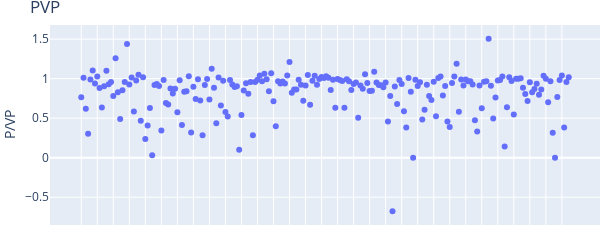

This figure's notebook cell:
### Code cell
def show_plot_scatter(metric, ticker):
    y_title = ''
    
    if metric == equity_growth:
        df_temp = df_net_worth[['Ticker', 'Growth']].rename(columns={'Growth':'Value'})
        y_title = '% Evolução Mensal'
    elif metric == pvp:
        df_temp = df_pvp[['Ticker', 'PVP']].rename(columns={'PVP':'Value'})
        y_title = 'P/VP'
    elif metric == shareholders:
        df_temp = df_current[['Ticker', 'Total_Numero_Cotistas']].rename(columns={'Total_Numero_Cotistas':'Value'})
        y_title = 'Número Cotistas'
    elif metric == liquidity:
        df_temp = df_liquidity[['Ticker', 'averageVolume']].rename(columns={'averageVolume':'Value'})
        y_title = 'Média Diária de Negócios'
    elif metric == dividend_yield:
        df_temp = df_dividend_yield[['Ticker', 'DY_Mean']].rename(columns={'DY_Mean':'Value'})
        y_title = 'DV Médio Mensal'
    elif metric == dividend_share:
        df_temp = df_dividend_quota[['Ticker', 'Growth']].rename(columns={'Growth':'Value'})
        y_title = '% Evolução Mensal'
    elif metric == vacancy:
        df_temp = df_vacancy[['Ticker', 'Vacancy']].rename(columns={'Vacancy':'Value'})
        y_title = '% Vacância'
    elif metric == default:
        df_temp = df_default[['Ticker', 'Default']].rename(columns={'Default':'Value'})
        y_title = '% Inadimplência'
        
    df_temp = df_temp.sort_values(by='Ticker', ascending=True).reset_index(drop=True)
    
    grafico = px.scatter(df_temp[['Ticker', 'Value']], x='Ticker', y='Value', title=metric)
    
    row = df_temp.loc[df_temp['Ticker'] == ticker][['Value']]
    if len(row) > 0:
        x = [ticker]
        y = row.values[0]
        grafico.add_scatter(x=x, y=y, marker=dict(size=12, line=dict(width=2, color='DarkSlateGrey')))
        
    grafico.update_traces(showlegend=False)
    grafico.update_xaxes(title_text="", showticklabels=False)
    grafico.update_yaxes(title_text=y_title)
    grafico.update_layout(width=600,
                          height=250,
                          margin=dict(l=0, r=0, t=25, b=0))
    
    return grafico

grafico = show_plot_scatter(pvp, '')
grafico

### Figure 1 — Plotly figure (JSON) as saved in the notebook; plotly's stock layout.template omitted (floating-point values rounded to 4 significant figures; data arrays with more than 128 entries replaced by an {"elided": "..."} marker saying what was removed)
{"data": [{"hovertemplate": "Ticker=%{x}<br>Value=%{y}<extra></extra>", "legendgroup": "", "marker": {"color": "#636efa", "symbol": "circle"}, "mode": "markers", "name": "", "orientation": "v", "showlegend": false, "type": "scatter", "x": {"elided": "214 str values"}, "xaxis": "x", "y": {"elided": "214 float values"}, "yaxis": "y"}], "layout": {"height": 250, "legend": {"tracegroupgap": 0}, "margin": {"b": 0, "l": 0, "r": 0, "t": 25}, "title": {"text": "PVP"}, "width": 600, "xaxis": {"anchor": "y", "domain": [0, 1], "showticklabels": false, "title": {"text": ""}}, "yaxis": {"anchor": "x", "domain": [0, 1], "title": {"text": "P/VP"}}}}
